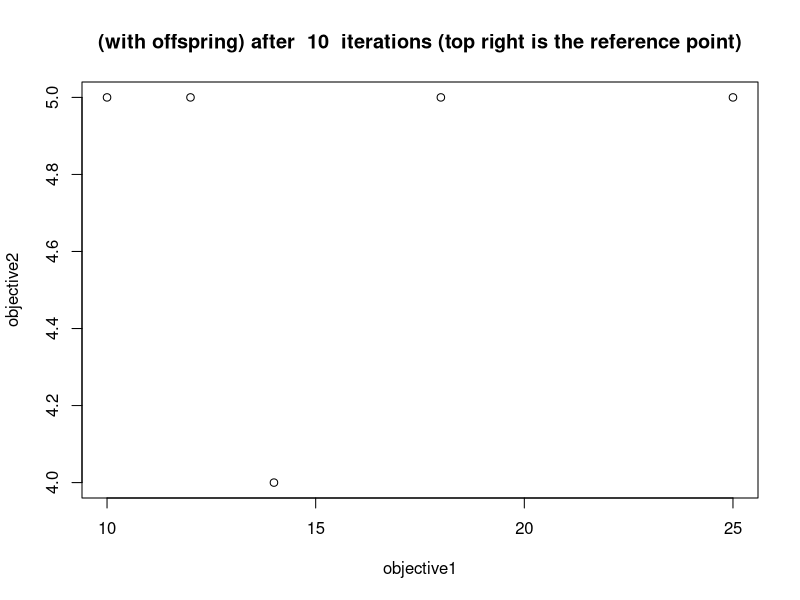
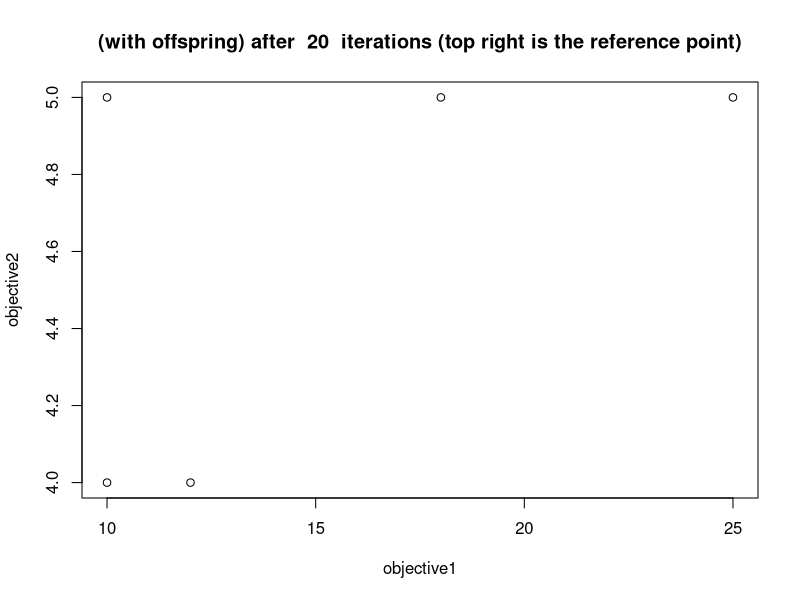
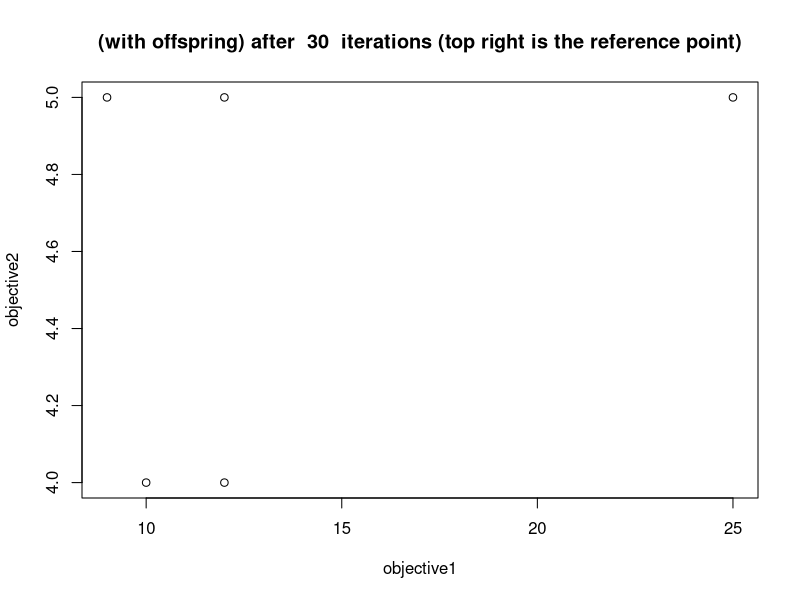
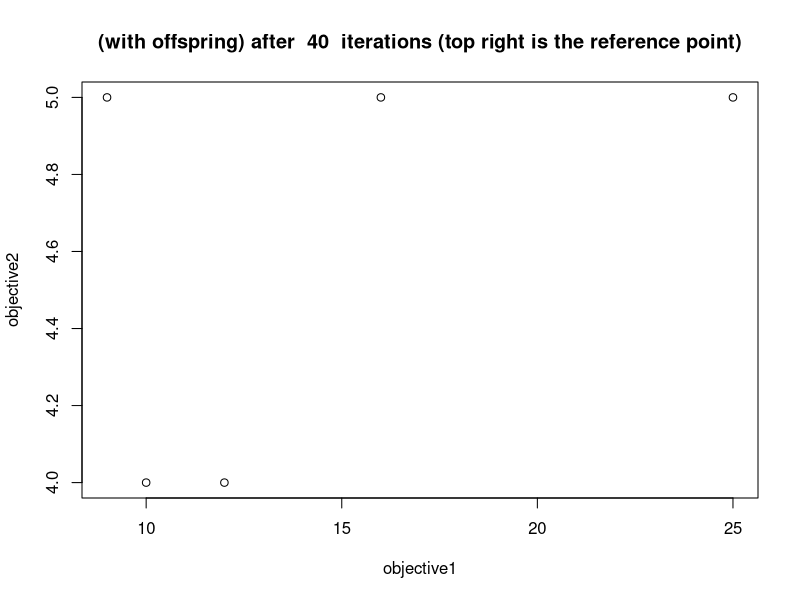
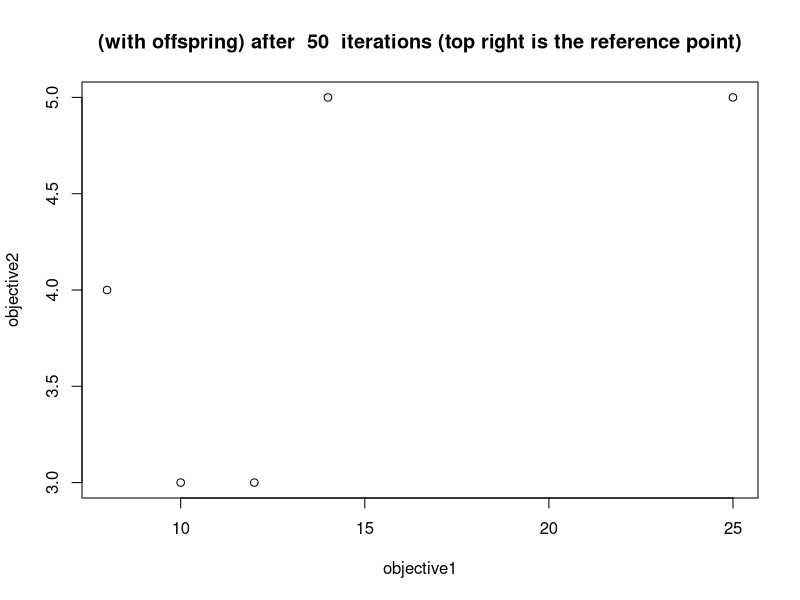
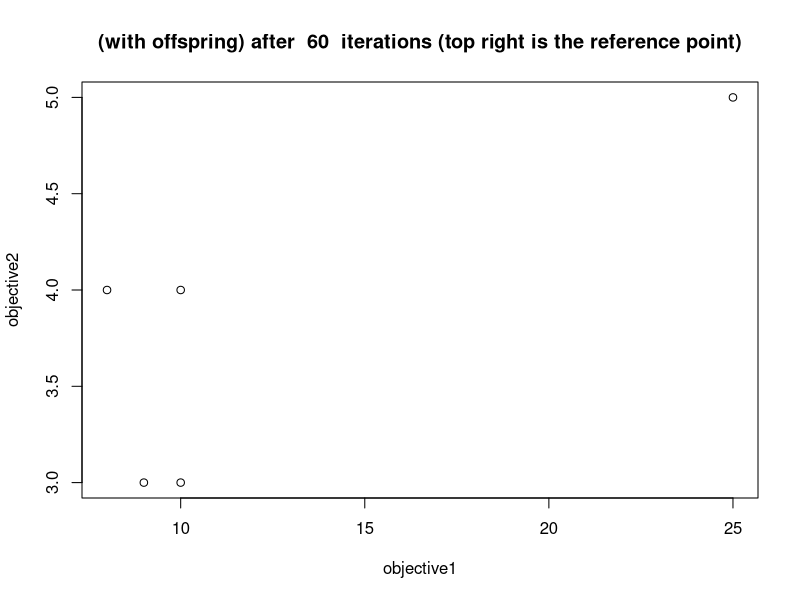
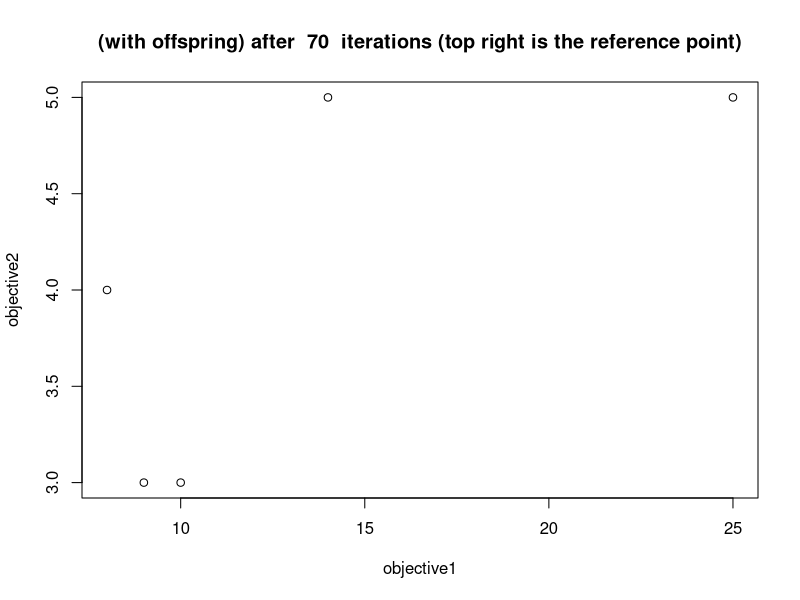
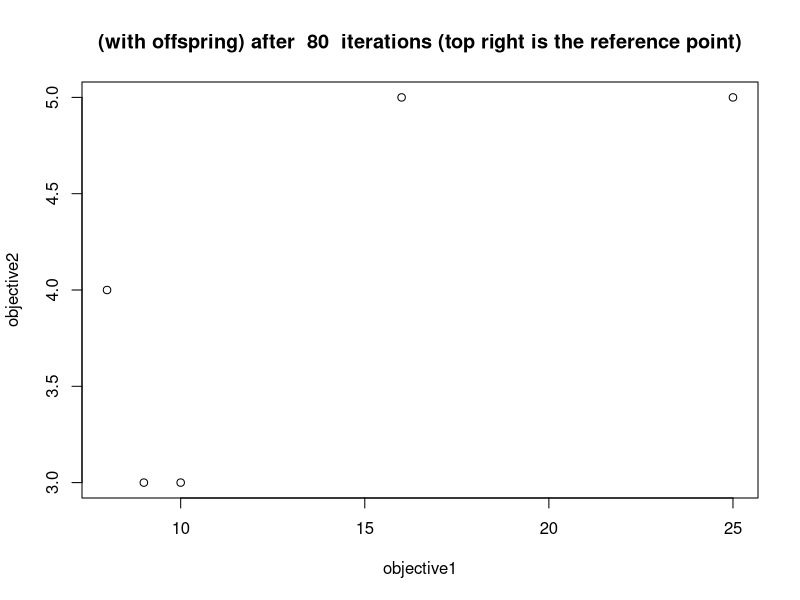

Here is the R script that generated these plots, in order:
# make sure you have installed combinat prior to the execution of this script
#packages.install('combinat')
library('combinat')

### constants
# for Q 1
HAP_I = t(matrix(
    c(3,1,4,2,5,
      1,2,5,3,4,
      1,5,4,2,3,
      2,3,4,1,5,
      3,4,1,2,5)
    , nrow = 5, ncol = 5
))
# for Q 2, 3, 5
HAP_II = t(matrix(
    c(3,1,4,2,5,
      5,2,1,3,4,
      1,5,4,2,3,
      2,3,4,1,5,
      3,4,1,2,5)
    , nrow = 5, ncol = 5
))
# for Q 4
#
# Assume you have 3 solutions listed in the following table, where A is short for Annie, B for Bernie etc.:
# 
# solution	T1	T2	T3	T4	T5
# i1	    C	A	B	D	E
# i2	    D	A	E	C	B
# i3	    A	D	B   E   C
#
# Which solutions would an SMS-EMOA with population size μ=2 select? Explain your answer visually.
SOL_STRING = t(matrix(
    c('C','A','B','D','E',
      'D','A','E','C','B',
      'A','D','B','E','C')
    , nrow = 5, ncol = 3
))
SOL_NUMERIC= t(matrix(
    c(2,3,1,4,5,
      2,5,4,1,3,
      1,3,5,2,4)
    , nrow = 5, ncol = 3
))

# identity matrix of B^5 
# (non neccessarily needed, since we can look up values inside the matrix rather than filtering with matrix multiplications)
E5 = list( c(1,0,0,0,0)
         , c(0,1,0,0,0)
         , c(0,0,1,0,0)
         , c(0,0,0,1,0)
         , c(0,0,0,0,1))
# list of the objective names (for plotting)
METHODS = c('minimum', 'minimal maximum', 'combined')



### mehtods for Q1 and Q2
validate <- function(perList, mat){
    all = matrix(0, length(perList), 2)
    for(i in (1:length(perList))){
        all[i,1] = evaluation(perList[[i]], mat, 1)
        all[i,2] = evaluation(perList[[i]], mat, 2)
    }
    return(all)
}
plotAllSolutions <- function(mat){
    per = permn((1:ncol(mat)))
    vals = validate(per, mat)
    print(vals[order(vals[,2]),])
    print(as.matrix(per)[order(vals[,2]),])
    plot(x=vals[,1], y=vals[,2], main="All Solutions",xlab="objective1", ylab="objective2")
}



### functions for EAs
evaluation <- function(x, mat, methodID){
    if(methodID == 1){
        # return sum of happyness values
        sum = 0
        for(i in (1:5)){
            sum = sum + mat[i,x[i]] #E5[[i]] %*% mat %*% E5[[x[i]]]
        }
        return(sum)
    }else if(methodID == 2){
        # returns the maximum happyness value (the least happy value)
        vals = c(0,0,0,0,0)
        for(i in (1:5)){
            vals[i] = mat[i,x[i]] #E5[[i]] %*% mat %*% E5[[x[i]]]
        }
        return(max(vals)) 
    }else{
        # returns sum of the previous methods
        sum = 0
        vals = c(0,0,0,0,0)
        for(i in (1:5)){
            sum = sum + mat[i, x[i]] # E5[[i]] %*% mat %*% E5[[x[i]]]
            vals[i] = mat[i, x[i]] #E5[[i]] %*% mat %*% E5[[x[i]]]
        }
        return(max(vals) + sum)
    }
}
tSwap <- function(x){
    i = sample(1:5,2,replace=F)
    tmp = x[i[1]]
    x[i[1]] = x[i[2]]
    x[i[2]] = tmp
    return(x)
}
kSwap <- function(x, range=10){
    k = sample(1:range, 1)
    for(i in (1:k)){
        x = tSwap(x)
    }
    return(x)
}



### functions for a (1+1)EA
EA11 <- function(mat, methodID=1, stopMax=10){
    print(METHODS[methodID])

    # values for plots
    plotVals = c()
    plotValsIdx = 1

    # initialize
    vec2S = sample(1:5,5,replace=F)
    vecKS = sample(1:5,5,replace=F)

    # evaluate parents
    eval2S = c(0,0) 
    evalKS = c(0,0)
    eval2S[1] = evaluation(vec2S, mat, methodID)
    evalKS[1] = evaluation(vecKS, mat, methodID)
    
    stopCount = 0
    parent = c(0,0,0,0,0)

    while(stopCount < stopMax){
        plotVals$KS[plotValsIdx] = evalKS[1]
        plotVals$TS[plotValsIdx] = eval2S[1]
        plotValsIdx = plotValsIdx + 1

        # varition, yielding offspring (our option: mutations)
        cld2S = tSwap(vec2S)
        cldKS = kSwap(vecKS)
        # evaluate offspring
        eval2S[2] = evaluation(vec2S, mat, methodID)
        evalKS[2] = evaluation(vecKS, mat, methodID)
        # printing states if supervision is desired at this point
        #print(evalKS)
        #print(eval2S)
        #print(list(parentKS=vecKS, childKS=cldKS))
        #print(list(parent2S=vec2S, child2S=cld2S))
        #print("")
        # select survivors and check for stop
        sameKS = T
        same2S = T
        if(eval2S[1] >= eval2S[2]){
            vec2S = cld2S
            eval2S[1] = eval2S[2]
            same2S = F
        }
        if(evalKS[1] >= evalKS[2]){
            vecKS = cldKS
            evalKS[1] = evalKS[2]
            sameKS = F
        }
        if(sameKS && same2S){
            stopCount = stopCount + 1
        }else{
            stopCount = 0
        }
    }

    # returning the best solution of 2Swap and KSwap
    if(eval2S[1] < evalKS[1]){
        return(list( res = vec2S, plot = plotVals ))
    }
    return(list( res = vecKS, plot = plotVals ))
}

plotEA11 <- function(mat, id){
    # running the algorithm
    min = EA11(mat, id)
    # collecting results and values for the plots
    resMin  = min$res
    plotMin = min$plot
    # plotting results
    title = paste("Iterations 2Swap (objective", METHODS[id], ")")
    plot(plotMin$TS, type="l", main=title)
    title = paste("Iterations KSwap (objective", METHODS[id], ")")
    plot(plotMin$KS, type="l", main=title)
    title = paste("Index best solution (objective", METHODS[id], ")")
    plot(resMin, type="h", main=title)
    hapMin = c()
    for(i in (1:5)){
        hapMin[i] = E5[[i]] %*% mat %*% E5[[resMin[i]]]
    }
    title = paste("Happyness best solution (objective", METHODS[id], ")")
    plot(hapMin, type="h", main=title)
}



### functions for the SMS-EMOA
variate <- function(mat){
    # obx for variation
    ret = c(0,0,0,0,0)
    idxs = sample((1:5), 2, replace=F)
    parent = sample((1:3), 2, replace=F)

    ret[(idxs[1]:idxs[2])] = mat[parent[1],idxs[1]:idxs[2]]
    k = max(idxs) + 1
    for(i in (1:5)){
        if(k > 5){
            k = 1
        }
        if(!(mat[parent[2],i] %in% ret)){
            ret[k] = mat[parent[2],i]
            k = k+1
        }
    }

    # 2Swap for mutation
    return(tSwap(ret))
}
dominance <- function(pop, mat){
    maxRow = nrow(mat)
    # dom[[rowIdx]] = domination number
    dom = list()
    evalsMID1 = c()
    evalsMID2 = c()
    # using evaluation method 1 (for x axis)
    for(i in (1:nrow(pop))){
        evalsMID1[i] = evaluation(pop[i,], mat, 1)
    }
    # using evaluation method 2 (for y axis)
    for(i in (1:nrow(pop))){
        evalsMID2[i] = evaluation(pop[i,], mat, 2)
    }
    # checking for dominating points
    for(i in (1:nrow(pop))){
        domNum = 0
        for(j in (1:nrow(pop))){
            if(j != i){
                if(evalsMID1[i] >= evalsMID1[j] && evalsMID2[i] >= evalsMID2[j]){
                    domNum = domNum + 1
                }
            }
        }
        # returns empty list, if no dominating solutions were found
        if(domNum != 0){
            dom[[i]] = domNum
        }
    }
    return(dom)
}
maxDom <- function(domList){
    # returning the rownumber with the biggest domination number
    rowIdx = 0
    max = 0
    for(i in (1:length(domList))){
        if(!is.null(domList[[i]]) && domList[[i]] > max){
            max = domList[[i]]
            rowIdx = i
        }
    }
    return(rowIdx)
}
minSM <- function(pop, ref){
    # returning the rownumber with the minimal s-metrik-contribution
    dct = list()
    # values for the points ( vals = [[xVal, yVal, rowNum]] )
    vals = matrix(0,nrow(pop),3)
    for(i in (1:nrow(ref))){
       vals[i,] = c(evaluation(pop[i,], 1), evaluation(pop[i,],2), i)
    }
    # sorting by x value
    vals = vals[order(vals[,1]),]
    # now that we can be reference nieghbouring points, we may calculate the s-metric contributions
    # contributions to the hypervolume ( volumes = [[volume, rowNum]] )
    volumes     = matrix(0,nrow(pop),2)
    # cases for the edges
    maxRow = nrow(vals)
    volumes[1,] = c((ref[2] - vals[1,2]) * (vals[2,1] - vals[1,1]), vals[1,3])
    volumes[1,] = c((vals[(maxRow-1),2] - vals[(maxRow),2]) * (ref[1] - vals[maxRow,1]), vals[maxRow,3])
    # calculating volumes for all other points
    for(i in (2:(maxRow-1))){
        volumes[i] = c((vals[i-1,2] - vals[i,2]) * (vals[i+1,1] - vals[i,1]), vals[i,3])
    }
    # sort for minimum volumes
    min = volumes[order(volumes[,1]),]
    # returning the original row number
    return(min[1,3])
}
clean <- function(mat, row){
    # deletes row and shifts rows left logically
    maxRow = nrow(mat)
    retMat = matrix(0, maxRow, ncol(mat))
    retMat[1:(row-1),] = mat[1:(row-1),]
    if(row < maxRow){
        retMat[row:(maxRow-1),] = mat[(row+1):maxRow,]
    }
    retMat[maxRow,] = c(0,0,0,0,0)
    return(retMat)
}

SMSEMOA <- function(refP, mat=HAP_II, popSize=3, maxIt=100){
    # list for population and offspring
    generations = list()
    # filling our population with <popSize> random individuals
    pop = matrix(0,(popSize+1),5)
    for(i in (1:popSize)){
        pop[i,] = sample((1:5),5,replace=F)
    }
    # initializing generation counter
    gen = 1
    generations[[gen]] = pop
    pop = NULL
    # repeating while the termination criterium is invalid (in this case a fixed number of iterations)
    it = 1
    for(it in (1:maxIt)){
        pop = generations[[gen]]
        # order-based crossover (OBX) as variation operator
        pop[popSize+1,] = variate(pop[1:popSize,])

        # plotting to check
        if(it %% 10 == 0){
            print(paste("at iteration:", it))
            print(pop)
            objective1 = c()
            objective2 = c()
            for(j in (1:(popSize+1))){
                current = pop[j,]
                objective1[j] = evaluation(current, mat,1)
                objective2[j] = evaluation(current, mat,2)
            }
            print("x and y values")
            print(objective1)
            print(objective2)
            # reference point
            objective1[popSize+2] = 25
            objective2[popSize+2] = 5
            plot(x=objective1,y=objective2, main=paste("(with offspring) after ", it, " iterations (top right is the reference point)"))
        }

        # deciding the dominant indivuals
        dom = dominance(pop, mat)
        if(length(dom) == 0){
            # minimal S-metric contribution
            a = minSM(pop, refP)
        }else{
            # maximal dominace-value
            a = maxDom(dom)
        }
        if(it %% 10 == 0){
            print("deleting ")
            print(pop[a,])
        }
        # filtering for a
        pop = clean(pop, a)
        if(it %% 10 == 0){
            print("new population")
            print(pop)
            print("")
        }

        # storing the generation and incrementing the generation counter
        generations[[gen+1]] = pop
        gen = gen + 1
    }
    return(generations)
}
plotSMSEMOA <- function(ref, mat=HAP_II, popSize=3, maxIt=100){
    # running the algorithm
    results = SMSEMOA(ref, mat, popSize, maxIt)
    #print(results)
    for(i in (1:10)){
        objective1 = c()
        objective2 = c()
        current = as.matrix(results[[i*10]])
        for(j in (1:popSize)){
            objective1[j] = evaluation(current[j,], mat, 1)
            objective2[j] = evaluation(current[j,], mat, 2)
        }
        # reference point
        objective1[6] = 25
        objective2[6] = 5
        plot(x=objective1,y=objective2, main=paste("(without offspring) after ", i*10, " iterations (top right is the reference point)"))
    }
}



### questions / tasks
Q1 <- function(mat=HAP_I){
    plotAllSolutions(mat)
}
Q2 <- function(mat=HAP_II){
    plotAllSolutions(mat)
}
Q3 <- function(mat=HAP_II){
    plotEA11(mat, c(3))
}
Q4 <- function(mat=HAP_II){
    xVals = c()
    yVals = c()
    for(i in (1:nrow(SOL_NUMERIC))){
        xVals[i] = evaluation(SOL_NUMERIC[i,],mat,1)
        yVals[i] = evaluation(SOL_NUMERIC[i,],mat,2)
    }
    xVals[nrow(SOL_NUMERIC)+1] = 25
    yVals[nrow(SOL_NUMERIC)+1] = 5
    # validating and printing the values
    plot(x=xVals, y=yVals, main="All Solutions and reference point (points)",xlab="objective1", ylab="objective2")
    plot(x=xVals[(1:3)], y=yVals[(1:3)], main="All Solutions (stairs)",xlab="objective1", ylab="objective2", type="s")
}
Q5 <- function(){
    # worst for evalmethod1 = 25, worst for evalmethod2 = 5
    ref = c(25, 5)
    plotSMSEMOA(ref)
}

main <- function(){
    # Just uncomment for whatever plots you want
    #Q1()
    #Q2()
    #Q3()
    #Q4()
    Q5()
}



### function calls
main()
